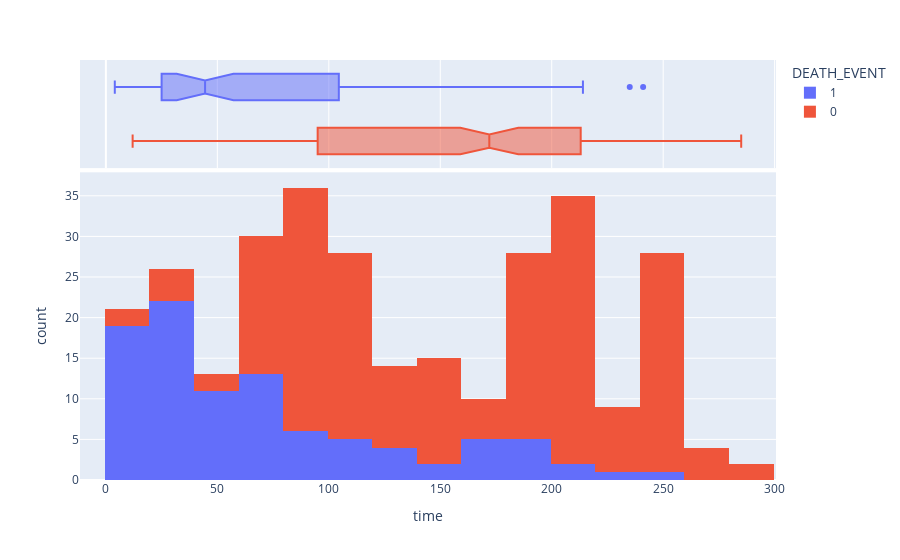

This figure's notebook cell:
### Markdown cell above
#### we are comparing time with death event Blue represents person died and red represents person survived

### Code cell
fig = px.histogram(df, x="time", color="DEATH_EVENT", marginal="box", hover_data=df.columns)
fig.show()

### Figure 1 — Plotly figure (JSON) as saved in the notebook; plotly's stock layout.template omitted (floating-point values rounded to 4 significant figures; data arrays with more than 128 entries replaced by an {"elided": "..."} marker saying what was removed)
{"data": [{"alignmentgroup": "True", "bingroup": "x", "hovertemplate": "DEATH_EVENT=1<br>time=%{x}<br>count=%{y}<extra></extra>", "legendgroup": "1", "marker": {"color": "#636efa"}, "name": "1", "offsetgroup": "1", "orientation": "v", "showlegend": true, "type": "histogram", "x": [4, 6, 7, 7, 8, 8, 10, 10, 10, 10, 10, 10, 11, 11, 13, 14, 14, 15, 15, 20, 20, 23, 23, 24, 26, 26, 26, 27, 28, 28, 29, 30, 30, 30, 30, 31, 32, 33, 33, 35, 38, 40, 41, 42, 43, 43, 43, 44, 45, 50, 55, 59, 60, 60, 61, 64, 65, 65, 66, 67, 72, 73, 73, 77, 78, 82, 88, 90, 90, 95, 96, 100, 109, 111, 113, 115, 126, 129, 130, 135, 150, 154, 162, 170, 171, 172, 172, 180, 180, 193, 196, 198, 207, 214, 235, 241], "xaxis": "x", "yaxis": "y"}, {"alignmentgroup": "True", "customdata": {"elided": "96x13 float values"}, "hovertemplate": "DEATH_EVENT=%{customdata[12]}<br>time=%{customdata[11]}<br>age=%{customdata[0]}<br>anaemia=%{customdata[1]}<br>creatinine_phosphokinase=%{customdata[2]}<br>diabetes=%{customdata[3]}<br>ejection_fraction=%{customdata[4]}<br>high_blood_pressure=%{customdata[5]}<br>platelets=%{customdata[6]}<br>serum_creatinine=%{customdata[7]}<br>serum_sodium=%{customdata[8]}<br>sex=%{customdata[9]}<br>smoking=%{customdata[10]}<extra></extra>", "legendgroup": "1", "marker": {"color": "#636efa"}, "name": "1", "notched": true, "offsetgroup": "1", "showlegend": false, "type": "box", "x": [4, 6, 7, 7, 8, 8, 10, 10, 10, 10, 10, 10, 11, 11, 13, 14, 14, 15, 15, 20, 20, 23, 23, 24, 26, 26, 26, 27, 28, 28, 29, 30, 30, 30, 30, 31, 32, 33, 33, 35, 38, 40, 41, 42, 43, 43, 43, 44, 45, 50, 55, 59, 60, 60, 61, 64, 65, 65, 66, 67, 72, 73, 73, 77, 78, 82, 88, 90, 90, 95, 96, 100, 109, 111, 113, 115, 126, 129, 130, 135, 150, 154, 162, 170, 171, 172, 172, 180, 180, 193, 196, 198, 207, 214, 235, 241], "xaxis": "x2", "yaxis": "y2"}, {"alignmentgroup": "True", "bingroup": "x", "hovertemplate": "DEATH_EVENT=0<br>time=%{x}<br>count=%{y}<extra></extra>", "legendgroup": "0", "marker": {"color": "#EF553B"}, "name": "0", "offsetgroup": "0", "orientation": "v", "showlegend": true, "type": "histogram", "x": {"elided": "203 int values"}, "xaxis": "x", "yaxis": "y"}, {"alignmentgroup": "True", "customdata": {"elided": "203x13 float values"}, "hovertemplate": "DEATH_EVENT=%{customdata[12]}<br>time=%{customdata[11]}<br>age=%{customdata[0]}<br>anaemia=%{customdata[1]}<br>creatinine_phosphokinase=%{customdata[2]}<br>diabetes=%{customdata[3]}<br>ejection_fraction=%{customdata[4]}<br>high_blood_pressure=%{customdata[5]}<br>platelets=%{customdata[6]}<br>serum_creatinine=%{customdata[7]}<br>serum_sodium=%{customdata[8]}<br>sex=%{customdata[9]}<br>smoking=%{customdata[10]}<extra></extra>", "legendgroup": "0", "marker": {"color": "#EF553B"}, "name": "0", "notched": true, "offsetgroup": "0", "showlegend": false, "type": "box", "x": {"elided": "203 int values"}, "xaxis": "x2", "yaxis": "y2"}], "layout": {"barmode": "relative", "legend": {"title": {"text": "DEATH_EVENT"}, "tracegroupgap": 0}, "margin": {"t": 60}, "xaxis": {"anchor": "y", "domain": [0, 1], "title": {"text": "time"}}, "xaxis2": {"anchor": "y2", "domain": [0, 1], "matches": "x", "showgrid": true, "showticklabels": false}, "yaxis": {"anchor": "x", "domain": [0, 0.7326], "title": {"text": "count"}}, "yaxis2": {"anchor": "x2", "domain": [0.7426, 1], "matches": "y2", "showgrid": false, "showline": false, "showticklabels": false, "ticks": ""}}}
